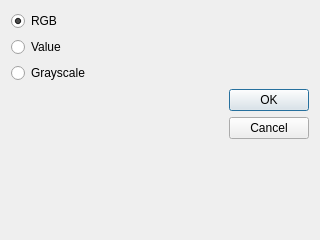
<?xml version="1.0" encoding="UTF-8"?>
<ui version="4.0">
 <class>DialogHistogramEqualization</class>
 <widget class="QDialog" name="DialogHistogramEqualization">
  <property name="geometry">
   <rect>
    <x>0</x>
    <y>0</y>
    <width>320</width>
    <height>240</height>
   </rect>
  </property>
  <property name="windowTitle">
   <string>Dialog</string>
  </property>
  <layout class="QGridLayout" name="gridLayout">
   <item row="0" column="0">
    <widget class="QRadioButton" name="radioButton">
     <property name="text">
      <string>RGB</string>
     </property>
     <property name="checked">
      <bool>true</bool>
     </property>
    </widget>
   </item>
   <item row="1" column="0">
    <widget class="QRadioButton" name="radioButton_2">
     <property name="text">
      <string>Value</string>
     </property>
    </widget>
   </item>
   <item row="4" column="1">
    <widget class="QDialogButtonBox" name="buttonBox">
     <property name="orientation">
      <enum>Qt::Vertical</enum>
     </property>
     <property name="standardButtons">
      <set>QDialogButtonBox::Cancel|QDialogButtonBox::Ok</set>
     </property>
    </widget>
   </item>
   <item row="2" column="0">
    <widget class="QRadioButton" name="radioButton_3">
     <property name="text">
      <string>Grayscale</string>
     </property>
    </widget>
   </item>
  </layout>
 </widget>
 <resources/>
 <connections>
  <connection>
   <sender>buttonBox</sender>
   <signal>accepted()</signal>
   <receiver>DialogHistogramEqualization</receiver>
   <slot>accept()</slot>
   <hints>
    <hint type="sourcelabel">
     <x>248</x>
     <y>254</y>
    </hint>
    <hint type="destinationlabel">
     <x>157</x>
     <y>274</y>
    </hint>
   </hints>
  </connection>
  <connection>
   <sender>buttonBox</sender>
   <signal>rejected()</signal>
   <receiver>DialogHistogramEqualization</receiver>
   <slot>reject()</slot>
   <hints>
    <hint type="sourcelabel">
     <x>316</x>
     <y>260</y>
    </hint>
    <hint type="destinationlabel">
     <x>286</x>
     <y>274</y>
    </hint>
   </hints>
  </connection>
 </connections>
</ui>
